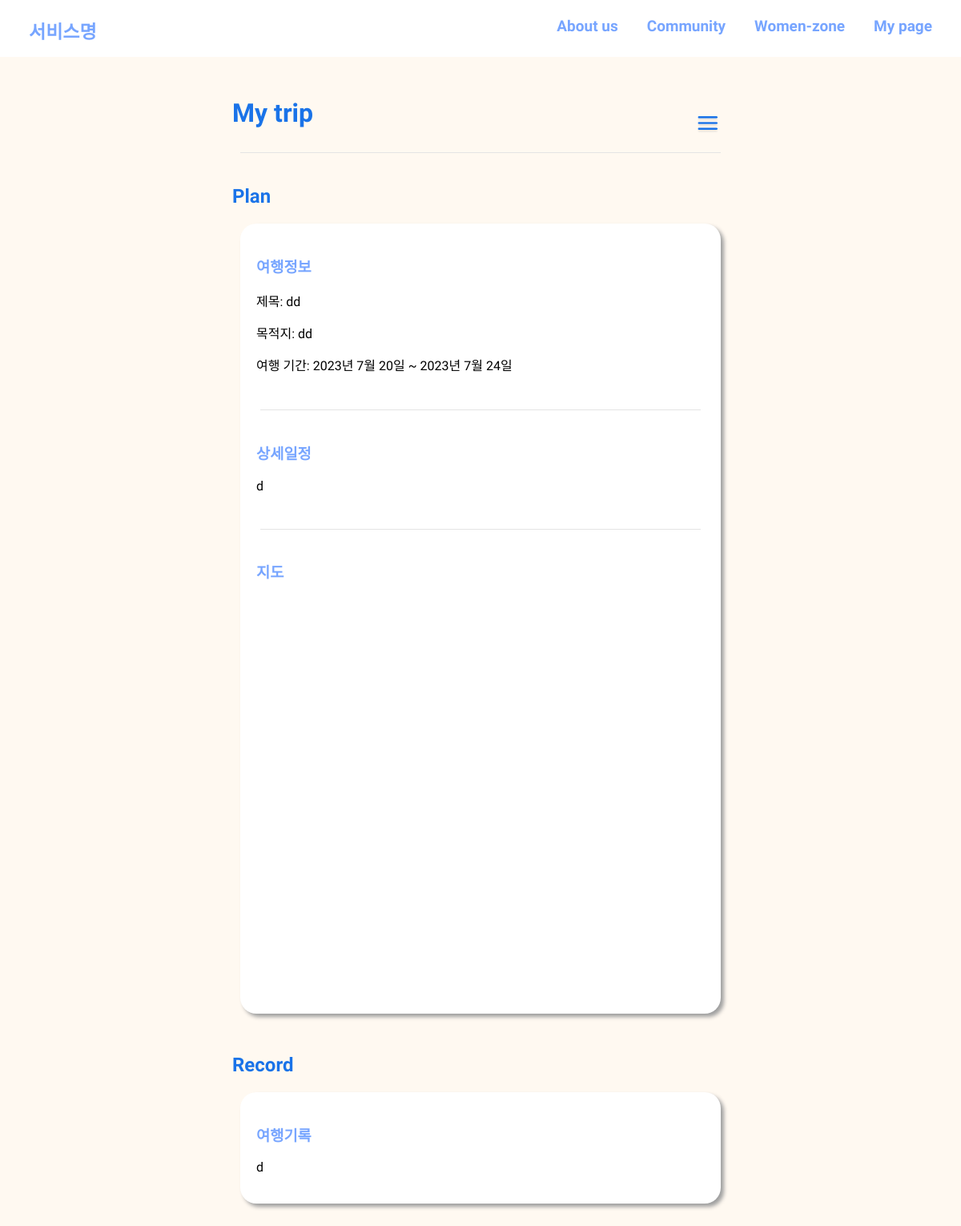
The page /posts/14/ on the database its author committed.
### posts/models.py (models this page shows, shortened)
class Post(models.Model):
    title = models.CharField(verbose_name='제목', max_length=20)
    destination = models.CharField(verbose_name='여행지', max_length=20)
    startPeriod = models.DateField(verbose_name='여행시작')
    endPeriod = models.DateField(verbose_name='여행끝')
    head_image = models.ImageField(upload_to='posts/images/%Y/%m/%d', blank=True)
    created_at = models.DateTimeField(verbose_name='작성일', auto_now_add=True)
    content = models.TextField(verbose_name='상세일정')
    record = models.TextField(verbose_name='여행기록')
    public_choice = (
        (True, '공개'),
        (False, '비공개'),
    )
    is_public = models.BooleanField(choices=public_choice, default=True)
    latitude = models.FloatField(default=37.566826, null=True, blank=True)
    longitude = models.FloatField(default=126.9786567,null=True, blank=True)
    like_count = models.IntegerField(verbose_name='좋아요개수', null=True, blank=True)
    likes = models.ManyToManyField(settings.AUTH_USER_MODEL, related_name='likes',blank=True)

### posts/views.py (the view)
# urls.py: path('<int:post_id>/', views.Post_detail, name='postdetail'),
def Post_detail(request, post_id):
    post = get_object_or_404(Post, pk=post_id)
    return render(request, 'mytrip_post.html', {'post': post})

### posts/templates/mytrip_post.html (shortened to what this page needs)
{% load static %}
<!DOCTYPE html>
<html lang="en">
  <head>
  </head>
  <body>
    <div class="head-menu">
      <div>
        <button class="title" id="gotomain">서비스명</button>
      </div>
      <div class="menu-btn">
        <a href="{% url 'posts:aboutus' %}"
          ><button class="btn">About us</button></a
        >
        <a href="{% url 'posts:community' %}"
          ><button class="btn">Community</button></a
        >
        <a href="{% url 'posts:womenzone' %}"
          ><button class="btn">Women-zone</button></a
        >
        <a href="{% url 'posts:mypage' %}"
          ><button class="btn">My page</button></a
        >
      </div>
    </div>
    <div class="mypage-content">
      <div style="margin-bottom: 50px">
        <div style="display: flex; justify-content: space-between">
          <h1>My trip</h1>
          <button class="sub-btn" id="gotolist">
            <a href="{% url 'posts:postlist' %}"><img src="{% static 'img/mytriplist.png' %}" style="width: 30px" /></a>
          </button>
        </div>
        <hr />
        <h2>Plan</h2>
        <div class="mytrip-content-card">
          <div class="container-mytrip">
            <form>
              {% if post.is_public or request.user.is_authenticated %}
              <div class="detail-part">
                <h3>여행정보</h3>
                <p>제목: {{post.title}}</p>
                <p>목적지: {{post.destination}}</p>
                <p>여행 기간: {{post.startPeriod}} ~ {{post.endPeriod}}</p>
              </div>
              <hr style="width: 550px; height: 1px; margin-bottom: 0px" />
              <div class="detail-part">
                <h3>상세일정</h3>
                <p>{{post.content}}</p>
              </div>
              <hr style="width: 550px; height: 1px; margin-bottom: 0px" />
              <div class="detail-part">
                <h3>지도</h3>
                <div id="map" style="width: 100%; height: 500px">
                </div>
              </div>
          </div>
        </div>
        <h2>Record</h2>
        <div class="mytrip-content-card">
          <div class="container-mytrip">
              <div class="detail-part">
                <h3>여행기록</h3>
                <p>{{post.record}}</p>
              </div>
              {% else %}
              <p>이 게시물은 비공개입니다.</p>
              {% endif %}
          </div>
        </div>
      </div>
    </div>
  </body>
</html>

### posts/templates/mytrip_post.html (style rules this page uses)
body { margin: 0px; background-color: #fff9f1; font-family: 'IBM Plex Sans KR', sans-serif; }
button { border: none; background-color: white; font-family: 'IBM Plex Sans KR', sans-serif; }
.head-menu { display: flex; justify-content: space-between; padding-top: 20px; padding-right: 30px; padding-left: 30px; padding-bottom: 15px; background-color: white; font-family: 'IBM Plex Sans KR', sans-serif; }
.title { color: #77a5ff; font-weight: bold; font-size: 23px; font-family: 'IBM Plex Sans KR', sans-serif; }
.menu-btn { justify-content: flex-end; font-family: 'IBM Plex Sans KR', sans-serif; }
.btn { color: #77a5ff; font-weight: bold; font-size: 19px; margin-left: 20px; font-family: 'IBM Plex Sans KR', sans-serif; }
h1 { color: #1a73e8; font-family: 'IBM Plex Sans KR', sans-serif; }
.sub-btn { background-color: transparent; color: #1a73e8; font-weight: bold; font-size: 30px; position: relative; top: 15px; right: 5px; font-family: 'IBM Plex Sans KR', sans-serif; }
hr { width: 600px; border: none; background-color: #e4e4e4; height: 1px; margin-bottom: 40px; font-family: 'IBM Plex Sans KR', sans-serif; }
h2 { color: #1a73e8; font-family: 'IBM Plex Sans KR', sans-serif; }
.mypage-content { display: flex; flex-direction: column; align-items: center; margin-top: 30px; font-family: 'IBM Plex Sans KR', sans-serif; }
h3 { color: #77a5ff; font-family: 'IBM Plex Sans KR', sans-serif; }
.mytrip-content-card { display: flex; flex-direction: column; font-family: 'IBM Plex Sans KR', sans-serif; }
.container-mytrip { width: 600px; background-color: white; border-radius: 20px; box-shadow: 4px 4px 5px rgb(159, 159, 159); margin-right: 10px; margin-left: 10px; font-family: 'IBM Plex Sans KR', sans-serif; margin-bottom: 30px; }
.detail-part { padding: 20px; font-family: 'IBM Plex Sans KR', sans-serif; }

### rows shown on the page
Post: title "dd", destination "dd", startPeriod "2023년 7월 20일", endPeriod "2023년 7월 24일", content "d", record "d"
